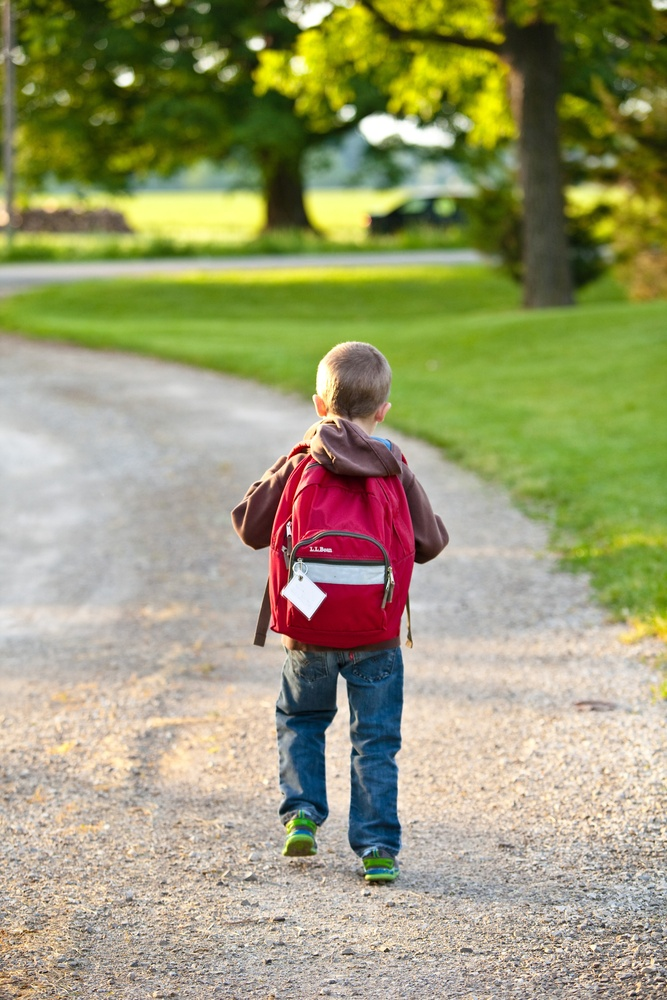
#> input picture Resources/walking.jpg, 667 x 1000 px, shrunk from 3744 x 5616 before the run
$ python openCvFunctions.py
#> lines starting #> are read from the running program, lines starting #| are printed output that depends on the picture
import cv2
img = cv2.imread("Resources/walking.jpg")
#> img is the input picture: shape (1000, 667, 3); mean B, G, R 114, 154.1, 154.5
imgGrayscale = cv2.cvtColor(img,cv2.COLOR_BGR2GRAY)
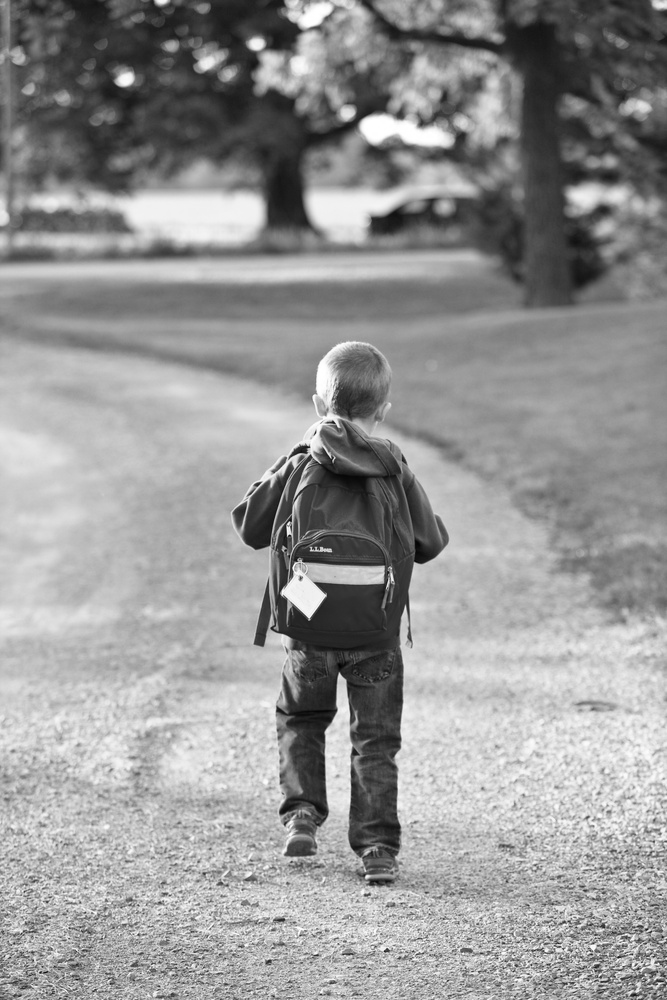
#> imgGrayscale: shape (1000, 667); min 1, max 255, mean 149.6
imgBlur = cv2.GaussianBlur(img,(7,7),0)
cv2.imshow("Grayscale Image",imgGrayscale)
cv2.imshow("Blur Image",imgBlur)
cv2.waitKey(0)
